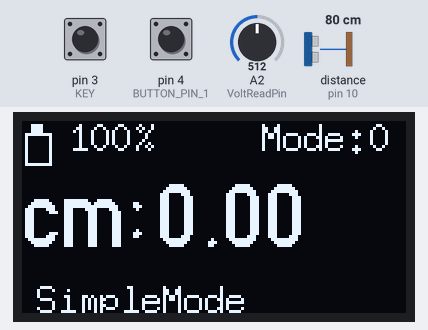
Recording of a sketch running on a simulated Arduino Uno, built with avr-gcc and run on an emulated ATmega328P. On the bench: 128×64 one-colour display. Inputs (shaded band) come from the test bench; at power-on: pin 4 (BUTTON_PIN_1) HIGH, A2 (VoltReadPin) = 512, pin 3 (KEY) HIGH, distance to the obstacle (sensor on pin 10) 80 cm. The echo pulse lasts 58.3 µs per cm; what the sketch prints to the serial monitor is not drawn.

Above: at 2.3 s.
2.4 s: pin 4 (BUTTON_PIN_1) pulled LOW for 1 s
At 4.4 s:
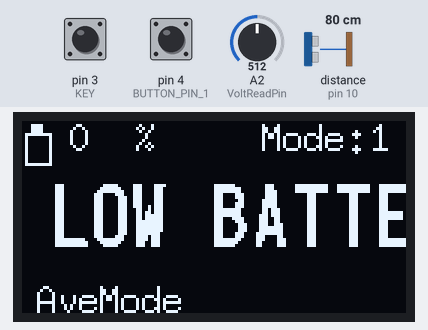
5.1 s: A2 (VoltReadPin) set to 756
6.6 s: A2 (VoltReadPin) set to 778
At 8.2 s:
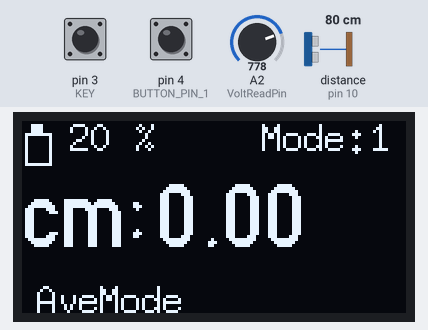
8.9 s: pin 4 (BUTTON_PIN_1) pulled LOW for 1 s
At 11.1 s:
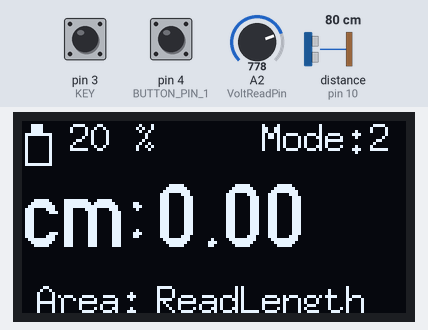
11.6 s: pin 3 (KEY) pulled LOW for 0.4 s
At 13.8 s:
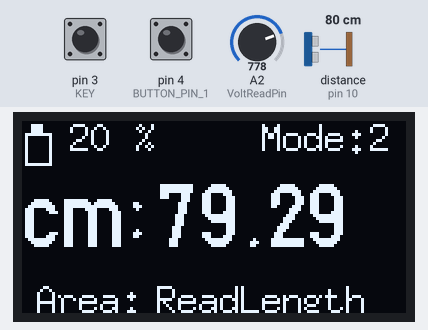
Timing chart, 0 to 15.2 s (numbered marks = the images above; inputs shaded):
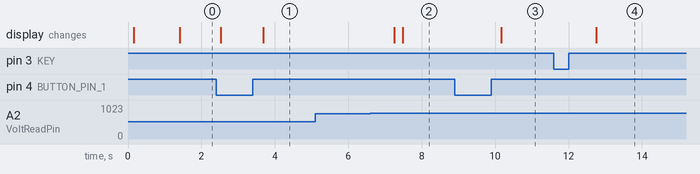

Measured:
- the behaviour switches between 762 and 763 on A2 (VoltReadPin) (found by bisection; images 1 and 2)
- after the input at 2.4 s, the display: first differs from a run without the input after 1.3 s (image 1)
- after the input at 5.1 s, every drawn part: stays the same
- after the input at 6.6 s, the display: first changes after 0.65 s (image 2 shows a later state)
- after the input at 8.9 s, the display: changes after 1.3 s (image 3)
- after the input at 11.6 s, the display: changes after 1.2 s (image 4)

The sketch:

USRFv4.ino
```cpp
//稳定版v4
//新增：1:优化UI
//     2:电量监控

#include <U8g2lib.h>
#include <U8x8lib.h>
#include <MsTimer2.h>
#include <Arduino.h>
#include <Wire.h>
#include <String.h>


U8G2_SSD1306_128X64_NONAME_2_HW_I2C u8g2(U8G2_R0);


#define  TrigPin 11                   //vcc = 5v, distance = 2-450cm ,
#define  EchoPin 10
#define  KEY 3
#define  BUTTON_PIN_1 4
#define  VoltReadPin A2

#define  menuY 42
#define  headY 10

volatile float time_a = 0;
volatile float cm = 0;
volatile boolean state_1 = 0;
volatile float sum5 = 0;
volatile float temp = 0;
volatile int  power = 100;
volatile int modeNum = 0;
volatile byte shortTouch = 0;
volatile float result = 0;
volatile float a, b = 0;

void setup() {
  // put your setup code here, to run once:
  Serial.begin(9600);
  pinMode(EchoPin, INPUT);
  pinMode(TrigPin, OUTPUT);
  pinMode(BUTTON_PIN_1, INPUT_PULLUP);

  pinMode(KEY, INPUT_PULLUP);
  attachInterrupt(digitalPinToInterrupt(KEY), state_a, RISING);

  u8g2.begin();
  display_function_1();
  delay(1000);

  MsTimer2::set(1000, PowerState);
  MsTimer2::start();
}

void loop() {
  // put your main code here, to run repeatedly
  if (state_1 == 1) {
    if ( modeNum == 0 ) distance();
    else ave_cm();               //5次测量平均值---》cm
    reset_1();
  }

  GUI_flash();

  judgeButton();
  shortTouch = 0;
}


void distance() {             //单次测距；
  digitalWrite(TrigPin, HIGH);
  delayMicroseconds(60);
  digitalWrite(TrigPin, LOW);

  time_a = float(pulseIn(EchoPin, HIGH));
  cm = (time_a * 17) / 1000;
}

void print_distance() {       //串口打印；
  Serial.print(cm);
  Serial.println("cm");
}

void state_a() {              //按键检测；
  state_1 = 1;
}

void reset_1() {              //重置
  state_1 = 0;
}

void display_function_1() {     //oled打印 开机画面；
  u8g2.firstPage();
  do {
    u8g2.setFont(u8g2_font_logisoso20_tr);
    u8g2.drawStr(10, menuY, "Power On");
  } while ( u8g2.nextPage() );
}


void ave_cm() {               //5次测量取平均提高精度
  for (int i = 0; i < 5; i++) {
    distance();
    sum5 = sum5 + cm;
    delay(60);
  }
  cm = sum5 / 5;
  sum5 = 0;
}


void PowerState() {                 //计算剩余电量
  int now_power;
  int val = analogRead(VoltReadPin);
  val = constrain(val, 758, 854);
  now_power = map(val, 758, 854, 0, 100);
  if ( abs(now_power - power) > 1 )
    power = now_power;
  Serial.println(power);
}


void  judgeButton() {
  int k0 = 1; int tt = 0;
  k0 = digitalRead(BUTTON_PIN_1);
  while ( k0 == 0 ) {
    tt = tt + 1;
    delay(10);
    k0 = digitalRead(BUTTON_PIN_1);
  }
  if (tt > 50) {                //长按检测
    changeMode();
  }
  else {
    if (tt > 0 && tt < 30 ) {
      shortTouch = 1;
      Serial.println("0");
    }
  }       //短按检测
}

void  changeMode() {            //mode循环
  if (modeNum < 3) modeNum = modeNum + 1;
  else  modeNum = 0;
}

void area() {

  if (a == 0) {
    u8g2.setFont(u8g2_font_7x13_tr);
    u8g2.setCursor(5, 64);
    u8g2.print("Area: ");
    u8g2.setCursor(45, 64);
    u8g2.print("ReadLength");
    judgeButton();
    if (shortTouch == 1) {
      a = cm;
      shortTouch = 0;
    }
  }

  if ((a != 0) && (b == 0)) {
    u8g2.setFont(u8g2_font_7x13_tr);
    u8g2.setCursor(5, 64);
    u8g2.print("Area: ");
    u8g2.setCursor(45, 64);
    u8g2.print("ReadWidth");
    judgeButton();
    if (shortTouch == 1) {
      b = cm;
      shortTouch = 0;
    }
  }

  if ((a != 0) && (b != 0)) {
    u8g2.setFont(u8g2_font_7x13_tr);
    u8g2.setCursor(5, 64);
    u8g2.print("Area: ");
    u8g2.setCursor(43, 64);
    float sum = a * b;
    if ((sum / 10000) > 1) {
      sum = sum / 10000;
      u8g2.print(sum);
      u8g2.setCursor(100, 64);
      u8g2.print("M^2");
    }
    else {
      u8g2.print(int(sum));
      u8g2.setCursor(100, 64);
      u8g2.print("Cm^2");
    }
    judgeButton();
    if (shortTouch == 1) {
      a = 0;
      b = 0;
      shortTouch = 0;
    }

  }
}


void GUI_flash() {                //oled打印总界面
  u8g2.firstPage();
  do {
    head_display();
    body_display();
    tail_display();
  } while ( u8g2.nextPage() );
  delay(10);
}

void head_display() {
  Power();
  Mode();
}

void body_display() {
  if (power < 5 ) {
    display1();
  }
  else  if ((cm > 450)) {
    display2();
  }
  else display0();

}

void tail_display() {
  switch (modeNum)
  {
    case 0: Simple();
      break;
    case 1: Average();
      break;
    case 2: area();
      break;
    case 3: ;
      break;
  }

}


void Power() {
  u8g2.drawBox(3, 1, 4, 4);
  u8g2.drawFrame(1, 4, 9, 11);
  u8g2.setFont(u8g2_font_7x13_tr);
  u8g2.setCursor(16, headY);
  u8g2.print(power);
  u8g2.drawStr(38, headY, "%");
}

void Mode() {
  u8g2.setCursor(80, headY);
  u8g2.print("Mode: ");
  u8g2.setCursor(116, headY);
  u8g2.print(modeNum);
}

void Simple() {
  u8g2.setFont(u8g2_font_7x13_tr);
  u8g2.setCursor(5, 64);
  u8g2.print("SimpleMode");
}

void Average() {
  u8g2.setFont(u8g2_font_7x13_tr);
  u8g2.setCursor(5, 64);
  u8g2.print("AveMode");
}

void display0() {
  u8g2.setFont(u8g2_font_logisoso20_tr);
  u8g2.drawStr(0, menuY, "cm:");
  u8g2.setCursor(45, menuY);
  u8g2.print(cm);
}


void display1() {
  u8g2.setFont(u8g2_font_logisoso20_tr);
  u8g2.drawStr(10, menuY, "LOW BATTERT");
}


void display2() {
  u8g2.setFont(u8g2_font_logisoso20_tr);
  u8g2.drawStr(30, menuY, "ERROR");
}
```
